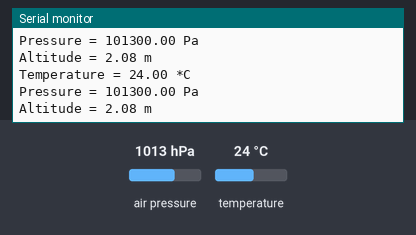
Simulated run of this sketch. Board: Arduino Uno, built with avr-gcc and run on an emulated ATmega328P. Parts: the last lines printed to the serial monitor. Inputs (shaded band) come from the test bench; at power-on: air pressure 1013 hPa, temperature 24 °C.

Above: at 1.2 s.
1.3 s: air pressure set to 952 hPa
At 2.6 s:
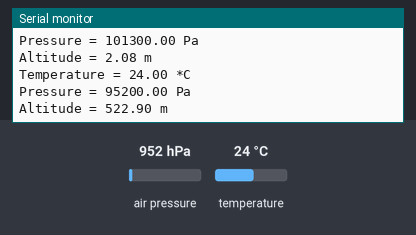
2.8 s: temperature set to 12 °C
At 3.7 s:
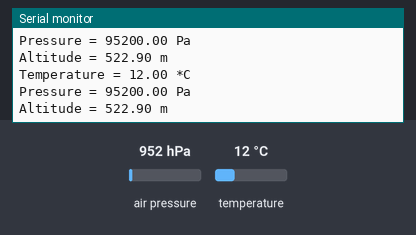
4.3 s: air pressure set to 975 hPa
At 5.7 s:
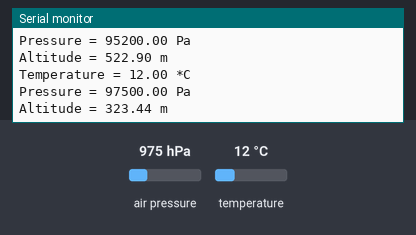
Timing chart, 0 to 7.3 s (numbered marks = the images above; inputs shaded):
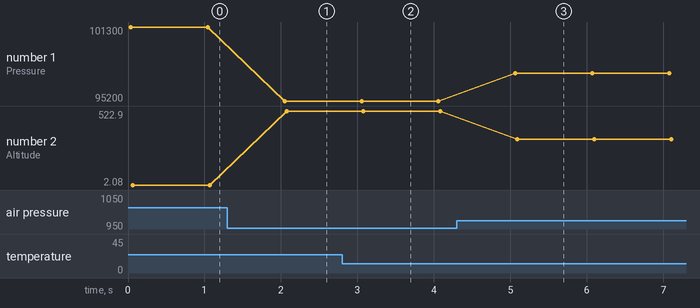

The sketch:

bmp280_test.ino
```cpp
/*
  BMP connection:

  VCC: Arduino 3.3V
  GND: Arduino GND
  SCL: Arduino A5
  SDA: Arduino A4
*/


#include<Wire.h>
#include<Adafruit_Sensor.h>
#include <Adafruit_BMP280.h>


Adafruit_BMP280 bmp;

void setup() {
  Serial.begin(9600);
  Serial.println(F("BMP280 test"));
  if (!bmp.begin()) {
    Serial.println(F("Could not find a valid BMP280 sensor, check wiring!"));
    while (1); }

  bmp.setSampling(Adafruit_BMP280::MODE_NORMAL,     /* Modo de operaciÃ³n */
                  Adafruit_BMP280::SAMPLING_X2,     /* Temp. oversampling */
                  Adafruit_BMP280::SAMPLING_X16,    /* Presion oversampling */
                  Adafruit_BMP280::FILTER_X16,      /* Filtrado. */
                  Adafruit_BMP280::STANDBY_MS_500); /* Tiempo Standby. */
}

void loop()
{
    Serial.print(F("Temperature = "));
    Serial.print(bmp.readTemperature());
    Serial.println(" *C");

    Serial.print(F("Pressure = "));
    Serial.print(bmp.readPressure());
    Serial.println(" Pa");

    Serial.print(F("Altitude = "));
    Serial.print(bmp.readAltitude(1013.25));
    Serial.println(" m");

    Serial.println();
    delay(1000);
}
```

Measured:
- after the input at 1.3 s, the serial monitor: prints a new line after 0.75 s (image 1)
- after the input at 2.8 s, the serial monitor: prints a new line after 0.23 s (image 2)
- after the input at 4.3 s, the serial monitor: prints a new line after 0.77 s (image 3)
- plotted number 1: 101300 → 95200 after the input at 1.3 s, 95200 → 97500 after the input at 4.3 s
- plotted number 2: 2.08 → 522.9 after the input at 1.3 s, 522.9 → 323.44 after the input at 4.3 s
